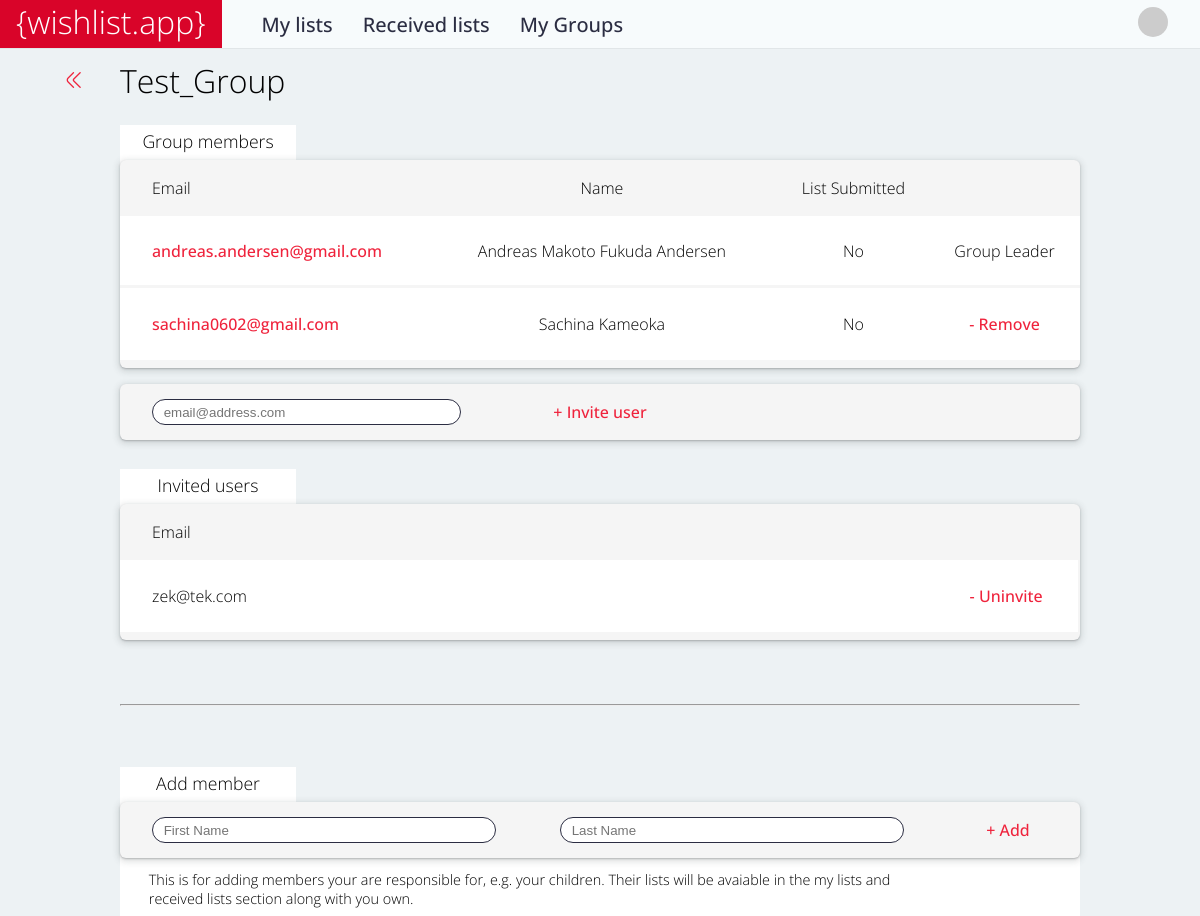
Screenshot of /groups/2/group_members (signed in) with the database file from the repository.
### accounts/models.py (models this page shows, shortened)
class CustomUser(AbstractUser):
    username = None
    groups = models.ManyToManyField(
        'groups.CustomGroup',
        verbose_name='groups',
        blank=True,
        related_name="user_set",
        related_query_name="user",
    )
    email = models.EmailField(
        'email address',
        blank=False,
        null=False,
        unique=True
    )
    USERNAME_FIELD='email'
    REQUIRED_FIELDS=[]
    objects = CustomUserManager()
    first_name = models.CharField(
        max_length=30,
        null=True,
        blank=True,
    )
    last_name = models.CharField(
        max_length=30,
        null=True,
        blank=True,
    )
    is_leader = models.BooleanField(
        default=False,
    )
    assigned_to = models.ForeignKey(
        'CustomUser',
        null=True,
        blank=True,
        on_delete=models.CASCADE,
        related_name='assignments',
    )
    responsible_by = models.ForeignKey(
        'CustomUser',
        null=True,
        blank=True,
        on_delete=models.CASCADE,
        related_name='responsibilities',
    )
    is_self_responsible = models.BooleanField(
        default=True
    )
    has_submitted = models.BooleanField(
        default=False
    )
    def get_gravatar(self):
        md5 = hashlib.md5(self.email.encode())
        digest = md5.hexdigest()
        SIZE = 40
        DEFAULT = 'identicon'
        return f'http://www.gravatar.com/avatar/{digest}?s={SIZE}&d={DEFAULT}'
    def check_multi_responsible(self):
        responsibilities = CustomUser.objects.filter(responsible_by=self.pk)
        return len(responsibilities) > 1

### groups/views.py (the view)
class GroupMembersListView(
    LoginRequiredMixin,
    UserPassesTestMixin,
    ListView,):
    model = CustomUser
    context_object_name = 'group_members'
    template_name = 'group/members.html'
    def get_queryset(self):
        group = CustomGroup.objects.get(id=self.kwargs['pk'])
        return group.user_set.all()
    def get_context_data(self, **kwargs):
        data = super(GroupMembersListView, self).get_context_data(**kwargs)
        group = CustomGroup.objects.get(id=self.kwargs['pk'])
        data['leader'] = group.leader == self.request.user
        data['invitation_empty'] = len(group.invited_users.all())
        data['current_group'] = group
        data['current_user'] = self.request.user
        data['invited_users'] = group.invited_users.all()
        data['invite_form'] = GroupMemberInviteForm()
        data['create_form'] = GroupMemberCreateForm()
        return data
    def test_func(self):
        group = CustomGroup.objects.get(id=self.kwargs['pk'])
        return self.request.user in group.user_set.all()

### groups/forms.py
class GroupMemberInviteForm(forms.Form):
    email = forms.EmailField(
        max_length=50,
        widget=forms.EmailInput(
            attrs={
                'placeholder': 'email@address.com',
                'class': 'in-page-input'}))

class GroupMemberCreateForm(forms.Form):
    first_name = forms.CharField(
        max_length=40,
        widget=forms.TextInput(
            attrs={
                'placeholder': 'First Name',
                'class': 'in-page-input'})
    )
    last_name = forms.CharField(
        max_length=40,
        widget=forms.TextInput(
            attrs={
                'placeholder': 'Last Name',
                'class': 'in-page-input'})
    )

### templates/group/members.html (shortened to what this page needs)
{% extends 'base.html' %}
{% load static %}
{% block content %}
    <div class="back">
        <a href="{% url 'my_groups' %}"><i class="fi-rr-angle-double-left"></i></a>
    </div>
    <div class="page-title">{{ current_group.name }}</div>
    <div class="list-container">
        <div class="list-title">
            Group members
        </div>
        <table class="list">
            <tr class="list-top">
                {% if leader %}
                    <td class="members-list-email">
                        Email
                    </td>
                {% endif %}
                <td class="members-list-name">
                    Name
                </td>
                {% if leader %}
                    <td class="members-list-wish-submitted">
                        List Submitted
                    </td>
                    <td class="members-list-actions">
                    </td>
                {% endif %}
            </tr>
            {% for user in object_list %}
                <tr class="list-entry {% if current_group.leader == user %}list-entry-important{% endif %}">
                    {% if leader %}
                        <td class="members-list-email">
                            {% if user.is_self_responsible %}
                                <a href="" class = "item-title">
                                    {{ user.email }}
                                </a>
                            {% endif %}
                        </td>
                    {% endif %}
                    <td class="members-list-name">
                        {{ user.first_name }} {{ user.last_name }}
                    </td>
                    <td class="members-list-wish-submitted">
                        {% if leader %}
                            {% if user.has_submitted %} Yes {% else %} No {% endif %}
                        {% endif %}
                    </td>
                    <td class="members-list-wish-actions">
                        {% if user.id != user.id or user.responsible_by == current_user or leader %}
                            <span>
                                {% if current_group.leader == user %}
                                    Group Leader
                                {% else %}
                                    <a href="{% url 'remove_group_member' current_group.id user.id %}">
                                        - Remove
                                    </a>
                                {% endif %}
                            </span>
                        {% endif %}
                    </td>
                </tr>
            {% endfor %}
            <tr class="list-empty-bottom">
                <td></td>
                <td></td>
                <td></td>
                <td></td>
            </tr>
        </table>
    </div>
    {% if leader %}
        <table class="list">
            <tr class="list-bottom">
                <form id="invite-user", method="post" action="{% url 'invite_group_member' current_group.id current_user.id %}">
                    <td class="members-list-invite-email">
                        {{ invite_form.email }}
                    </td>
                    <td class="members-list-invite-invite">
                        <a href="#" onclick="document.getElementById('invite-user').submit()">
                            + Invite user
                        </a>
                    </td>
                    <td class="members-list-invite-errors">
                    </td>
                </form>
            </tr>
        </table>
        {% if invitation_empty %}
            <div class="list-container-2">
                <div class="list-title">
                    Invited users
                </div>
                <table class="list">
                    <tr class="list-top">
                        <td class="members-list-invited-email">
                            Email
                        </td>
                        <td class="members-list-invited-action">
                        </td>
                    </tr>
                    {% for user in invited_users %}
                        <tr class="list-entry">
                            <td class="members-list-invited-email">
                                {{ user.email }}
                            </td>
                            <td class="members-list-invited-action">
                                <a href="{% url 'uninvite_user' current_group.id user.id %}">
                                    - Uninvite
                                </a>
                            </td>
                        </tr>
                    {% endfor %}
                    <tr class="list-empty-bottom">
                        <td></td>
                        <td></td>
                        <td></td>
                    </tr>
                </table>
            </div>
        {% endif %}
    {% endif %}
    <hr class="list-page-divider">
    {% if current_user.is_self_responsible %}
        <div class="noted-list">
            <div class="list-title">
                Add member
            </div>
            <table id="create-member-table" class="list">
                <tr class="list-bottom">
                    <form id="create-member", method="post"
                        action="{% url 'create_group_member' current_group.id current_user.id %}">
                        <td class="create-member-first-name">
                            {{ create_form.first_name }}
                        </td>
                        <td class="create-member-last-name">
                            {{ create_form.last_name }}
                        </td>
                        <td class="create-member-actions">
                            <a href="#", onclick="document.getElementById('create-member').submit()">
                                + Add
                            </a>
                        </td>
                    </form>
                </tr>
            </table>
            <div class="noted-list-note-container">
                <span class="noted-list-note">
                    This is for adding members your are responsible for, e.g. your children.
                    Their lists will be avaiable in the my lists and received lists section along with you own.
                </span>
            </div>
        </div>
    {% endif %}
{% endblock content %}

### static/css/base.css (style rules this page uses)
body { font-family: 'Open Sans', sans-serif; font-weight: 300; background-color: #EDF2F4; margin: 0; }
.page-title { display: flex; flex-direction: column; justify-content: center; height: 2em; font-weight: 300; font-size: 2em; }
a { color: #EF233C; text-decoration: none; font-weight: 500; }
.back { position: absolute; display: flex; flex-direction: row; justify-content: center; left: -6em; top: 0em; height: 2em; width: 4.2em; align-items: center; padding: 1em; }
i { padding: 0.2em 0 0 0; }
.back a { width: 100%; display: flex; flex-direction: row; justify-content: space-around; align-items: center; }
.list { width: 100%; text-align: center; background-color: whitesmoke; border-spacing: 0em 0.05em; border-collapse: separate; border-radius: 6px; box-shadow: rgba(60, 64, 67, 0.3) 0px 1px 2px 0px, rgba(60, 64, 67, 0.15) 0px 2px 6px 2px; margin: 0.5em 0 0 0; }
.list-container { position: relative; margin: 3em auto 1em auto; }
.list-container-2 { position: relative; margin: 4em auto 1em auto; }
.noted-list { position: relative; width: 100%; margin: 6em auto 0.25em auto; }
.list-top { height: 3.5em; }
.list-entry { height: 4.5em; background-color: white; }
tr.list-entry-important td { border-bottom: 0.2em solid whitesmoke; }
.list-empty-bottom { height: 0.5em; }
.list-bottom { height: 3.5em; }
.list-title { position: absolute; display: flex; flex-direction: column; justify-content: flex-start; align-items: center; height: 3em; width: 10em; top: -2em; z-index: -1; font-size: 1.1em; font-weight: 300; background-color: white; padding: 0.25em 0 0 0; }
.noted-list-note-container { position:absolute; display: flex; flex-direction: column; justify-content: flex-end; align-items: center; height: 5em; width: 100%; bottom: -4em; z-index: -1; font-size: 0.9em; background-color: white; }
.noted-list-note { padding: 0 10em 0.5em 2em; }
.list-page-divider { margin: 4em 0 0 0; }
#create-member-table { margin: 0 }
.create-member-first-name, .create-member-last-name { width: 42.5%; text-align: center; padding: 0.5em 2em; }
.create-member-actions { width: 15%; text-align: center; padding: 0.5em; }
.members-list-invite-email { width: 35%; text-align: left; padding: 0.5em 2em; }
.members-list-invite-invite { width: 20%; text-align: center; padding: 0.5em 2em; }
.members-list-invite-errors { width: 35%; text-align: center; font-size: 0.8em; padding: 0.5em 2em; }
.members-list-email { width: 25%; text-align: left; padding: 0.5em 2em; }
.members-list-name { width: 35%; text-align: center; padding: 0.5em 2em; }
.members-list-wish-submitted, .members-list-actions { width: 15%; text-align: center; padding: 0.5em; }
.members-list-invited-email { width: 85%; text-align: left; padding: 0.5em 2em; }
.members-list-invited-action { width: 15%; text-align:center; padding: 0.5em; }
input.in-page-input { height: 2em; border-radius: 1em; border: 0.1em solid #2B2D42; padding: 0.05em 0.8em; width: 100%; -webkit-box-sizing: border-box; -moz-box-sizing: border-box; box-sizing: border-box; }

### rows the page displays
CustomUser: email "andreas.andersen@gmail.com", first_name "Andreas Makoto Fukuda", last_name "Andersen", has_submitted "No", shows "Group Leader"
CustomUser: email "sachina0602@gmail.com", first_name "Sachina", last_name "Kameoka", has_submitted "No", shows "- Remove"
CustomUser: email "zek@tek.com"

### other values shown
{{ current_group.name }} "Test_Group"
